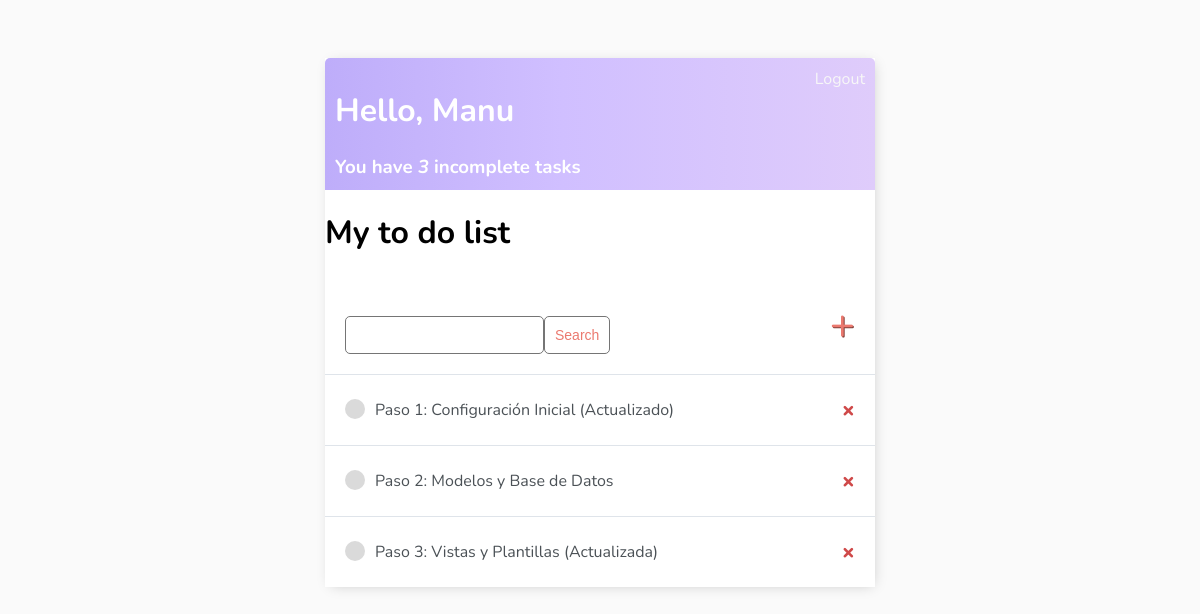
The app's page / (signed in) with its own data.
### base/models.py (models this page shows)
class Task(models.Model):
    user = models.ForeignKey(User, on_delete=models.CASCADE, null=True, blank=True)
    title = models.CharField(max_length=200)
    description = models.TextField(null=True, blank=True)
    complete = models.BooleanField(default=False)
    created = models.DateTimeField(auto_now_add=True)
    def __str__(self):
        return self.title # se pone el valor por defecto en titulo
    class Meta:
        ordering = ['complete'] # se ordena el modelo por estado de completado

### base/views.py (the view)
# urls.py: path('', TaskList.as_view(), name='tasks'),
class TaskList(LoginRequiredMixin, ListView):# regresa un template con un queryset de datos
    model = Task
    context_object_name = 'tasks'
    def get_context_data(self, **kwargs):
        context = super().get_context_data(**kwargs)
        context['tasks'] = context['tasks'].filter(user=self.request.user)
        context['count'] = context['tasks'].filter(complete=False).count()
        search_input = self.request.GET.get('search-area') or ''
        if search_input:
            context['tasks'] = context['tasks'].filter(title__icontains=search_input)
        context['search_input'] = search_input
        return context

### base/templates/base/task_list.html
{% extends 'base/main.html' %}
{% block content %}
    <div class="header-bar">
        <div>
            <h1>Hello, {{request.user|title }}</h1>
            <h3 style="margin:0">You have <i>{{count}}</i> incomplete task{{ count|pluralize:"s" }}</h3>
        </div>
        {% if request.user.is_authenticated %}
            <a href="{% url 'logout' %}">Logout</a>
        {% else %}
            <a href="{% url 'login' %}">Login</a>
        {% endif %}
    </div>
    <h1>My to do list {{ color }}</h1>
    <div id="search-add-wrapper">
        <form method="GET" style="margin-top: 20px; display: flex;">
            <input type="text" name="search-area" value="{{ search_input }}">
            <input type="submit" value="Search" class="button">
        </form>
        <a id="add-link" href="{% url 'task-create' %}">&#x2b;</a>
    </div>
    <div class="task-items-wrapper">
        {% for task in tasks %}
        <div class="task-wrapper">
            {% if task.complete %}
                <div class="task-title">
                    <div class="task-complete-icon"></div>
                    <i><s><a href="{% url 'task-update' task.id %}">{{ task }}</a></s></i>
                </div>
                <a class="delete-link" href="{% url 'task-delete' task.id %}">&#215;</a>
            {% else %}
                <div class="task-title">
                <div class="task-incomplete-icon"></div>
                <a href="{% url 'task-update' task.id %}">{{ task }}</a>
            </div>
            <a class="delete-link" href="{% url 'task-delete' task.id %}">&#215;</a>
            {% endif %}
        </div>
        {% empty %}
        <h3>No items in list</h3>
        {% endfor %}
    </div>
{% endblock content %}

### base/templates/base/main.html (style rules this page uses)
body { background-color: #FAFAFA; font-family: 'Nunito', sans-serif; padding-top: 50px; }
h1, h2, h3, h4, h5, h6, { font-family: 'Raleway', sans-serif; }
a, p { color: #4b5156 }
.header-bar { display: flex; justify-content: space-between; color: #fff; padding: 10px; border-radius: 5px 5px 0 0; background: linear-gradient(90deg, #BEADFA 0%, #D0BFFF 43%, #DFCCFB 100%); }
.header-bar a { color: rgb(247, 247, 247); text-decoration: none; }
.task-wrapper { display: flex; align-items: center; justify-content: space-between; background-color: #fff; border-top: 1px solid #dfe4ea; overflow: hidden; }
.task-title { display: flex; padding: 20px; }
.task-title a { text-decoration: none; color: #4b5156; margin-left: 10px; }
.task-incomplete-icon { height: 20px; width: 20px; background-color: rgb(218, 218, 218); border-radius: 50%; }
.delete-link { text-decoration: none; font-weight: 900; color: #cf4949; font-size: 22px; padding: 20px; }
#add-link { color: #EB796F; text-decoration: none; font-size: 42px; text-shadow: 1px 1px #81413b; }
#search-add-wrapper { display: flex; justify-content: space-between; align-items: center; padding: 20px; }
input[type=text], input[type=password], textarea { border: 1px solid #757575; border-radius: 5px; padding: 10px; width: 90%; }
.button { border: 1px solid #757575; background-color: #FFF; color: #EB796F; padding: 10px; font-size: 14px; border-radius: 5px; cursor: pointer; text-decoration: none; }

### records on screen
Task: title "Paso 1: Configuración Inicial (Actualizado)"
Task: title "Paso 2: Modelos y Base de Datos"
Task: title "Paso 3: Vistas y Plantillas (Actualizada)"

### other values on screen
{{ request.user|title }} "Manu"
{{ count }} "3"
